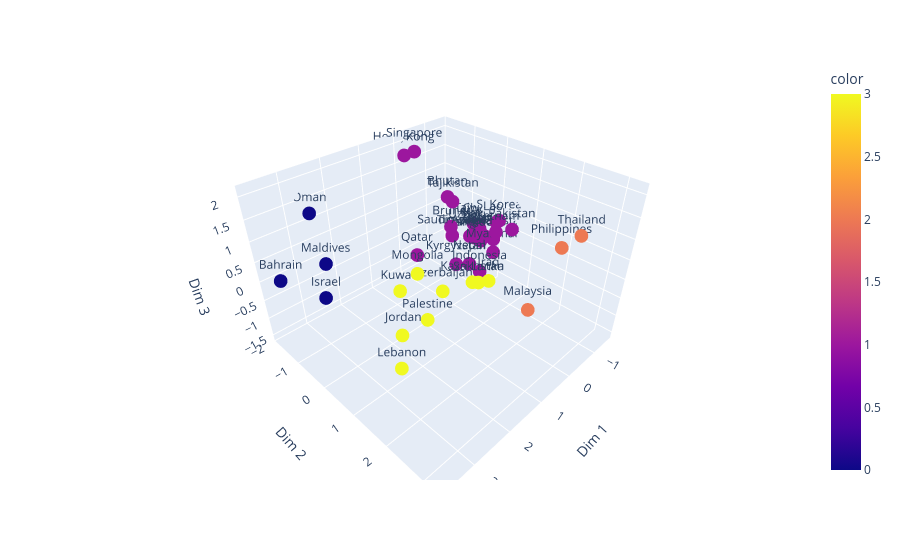

Notebook code cell kept with this figure:
### Code cell
# Graphique 3D de l'ACP.  Clustering Inclus. 
fig = px.scatter_3d(dim_pca_df_outliers_free, x='Dim 1', y='Dim 2', z='Dim 3', text = 'Country', color = group)
fig.show()

### Figure 1 — Plotly figure (JSON) as saved in the notebook; plotly's stock layout.template omitted (floating-point values rounded to 4 significant figures)
{"data": [{"hovertemplate": "Dim 1=%{x}<br>Dim 2=%{y}<br>Dim 3=%{z}<br>Country=%{text}<br>color=%{marker.color}<extra></extra>", "legendgroup": "", "marker": {"color": [1, 1, 1, 1, 2, 1, 1, 1, 3, 1, 1, 1, 1, 2, 3, 1, 0, 1, 1, 3, 0, 2, 1, 3, 1, 1, 3, 3, 3, 1, 0, 3, 1, 1, 1, 1, 1, 1, 1, 0, 3, 1], "coloraxis": "coloraxis", "symbol": "circle"}, "mode": "markers+text", "name": "", "scene": "scene", "showlegend": false, "text": ["Yemen", "Vietnam", "Uzbekistan", "Timor-Leste", "Thailand", "Tajikistan", "Taiwan", "Syria", "Sri Lanka", "Singapore", "Saudi Arabia", "S. Korea", "Qatar", "Philippines", "Palestine", "Pakistan", "Oman", "Nepal", "Myanmar", "Mongolia", "Maldives", "Malaysia", "Macao", "Lebanon", "Laos", "Kyrgyzstan", "Kuwait", "Kazakhstan", "Jordan", "Japan", "Israel", "Iraq", "Indonesia", "Hong Kong", "China", "Cambodia", "Brunei", "Bhutan", "Bangladesh", "Bahrain", "Azerbaijan", "Afghanistan"], "type": "scatter3d", "x": [-1.467, -0.8215, -1.415, -1.152, -0.4662, -1.024, -1.398, -1.29, 0.1009, 0.1912, -0.5611, -1.214, 0.482, -0.2826, 1.334, -1.151, 2.623, -0.3899, -0.7483, 1.226, 2.646, 1.654, -1.53, 2.437, -1.448, -0.3386, 1.305, 0.5961, 2.006, -1.012, 3.347, 0.4291, -0.288, -0.164, -1.534, -1.139, -0.6426, -0.9342, -1.09, 3.695, 0.5666, -1.139], "y": [-0.4962, 0.5287, -0.4862, -0.563, 2.86, -1.072, -0.6671, -0.1777, 0.8545, -1.084, -0.6231, 0.2949, -0.7765, 2.593, 0.4622, 0.7409, -1.684, 0.1265, 0.5458, 0.05158, -1.293, 3.248, -0.5735, 0.8084, 0.03202, -0.2647, -0.4897, 1.101, 0.3646, -0.1955, -0.2512, 1.407, 0.5458, -1.85, -0.6147, -0.3939, -0.7509, -1.16, -0.1466, -1.338, 0.1732, 0.2134], "z": [-0.3457, 0.3267, -0.2892, -0.3972, 1.382, 0.4512, -0.1778, -0.2957, -0.4775, 2.118, -0.1537, 0.3794, -0.3153, 1.073, -1.08, 0.345, 1.299, -0.5571, -0.1929, -0.06994, 0.2272, 1.037, -0.3347, -1.561, 0.1281, -0.7336, -0.8005, -0.07718, -1.176, -0.2057, 0.275, 0.02917, -0.518, 1.701, -0.2255, -0.3646, 0.0155, 0.5831, -0.3266, 0.298, -0.8472, -0.1464]}], "layout": {"coloraxis": {"colorbar": {"title": {"text": "color"}}, "colorscale": [[0, "#0d0887"], [0.1111, "#46039f"], [0.2222, "#7201a8"], [0.3333, "#9c179e"], [0.4444, "#bd3786"], [0.5556, "#d8576b"], [0.6667, "#ed7953"], [0.7778, "#fb9f3a"], [0.8889, "#fdca26"], [1, "#f0f921"]]}, "legend": {"tracegroupgap": 0}, "margin": {"t": 60}, "scene": {"domain": {"x": [0, 1], "y": [0, 1]}, "xaxis": {"title": {"text": "Dim 1"}}, "yaxis": {"title": {"text": "Dim 2"}}, "zaxis": {"title": {"text": "Dim 3"}}}}}
